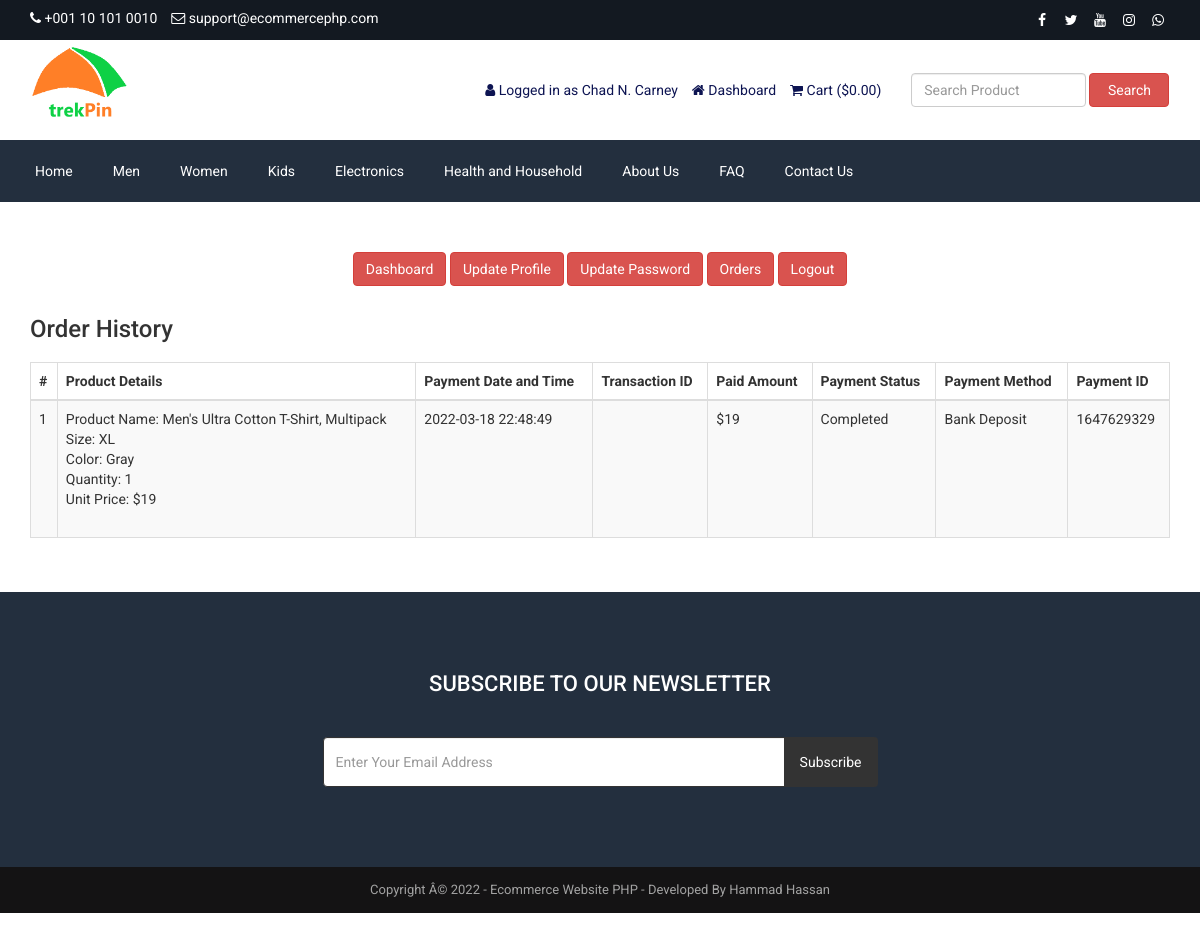
/customer-order.php (signed in), run on the app's committed database.
### tables this page shows
CREATE TABLE `tbl_settings` (
  `id` int(11) NOT NULL,
  `logo` varchar(255) NOT NULL,
  `favicon` varchar(255) NOT NULL,
  `footer_about` text NOT NULL,
  `footer_copyright` text NOT NULL,
  `contact_address` text NOT NULL,
  `contact_email` varchar(255) NOT NULL,
  `contact_phone` varchar(255) NOT NULL,
  `contact_fax` varchar(255) NOT NULL,
  `contact_map_iframe` text NOT NULL,
  `receive_email` varchar(255) NOT NULL,
  `receive_email_subject` varchar(255) NOT NULL,
  `receive_email_thank_you_message` text NOT NULL,
  `forget_password_message` text NOT NULL,
  `total_recent_post_footer` int(10) NOT NULL,
  `total_popular_post_footer` int(10) NOT NULL,
  `total_recent_post_sidebar` int(11) NOT NULL,
  `total_popular_post_sidebar` int(11) NOT NULL,
  `total_featured_product_home` int(11) NOT NULL,
  `total_latest_product_home` int(11) NOT NULL,
  `total_popular_product_home` int(11) NOT NULL,
  `meta_title_home` text NOT NULL,
  `meta_keyword_home` text NOT NULL,
  `meta_description_home` text NOT NULL,
  `banner_login` varchar(255) NOT NULL,
  `banner_registration` varchar(255) NOT NULL,
  `banner_forget_password` varchar(255) NOT NULL,
  `banner_reset_password` varchar(255) NOT NULL,
  `banner_search` varchar(255) NOT NULL,
  `banner_cart` varchar(255) NOT NULL,
  `banner_checkout` varchar(255) NOT NULL,
  `banner_product_category` varchar(255) NOT NULL,
  `banner_blog` varchar(255) NOT NULL,
  `cta_title` varchar(255) NOT NULL,
  `cta_content` text NOT NULL,
  `cta_read_more_text` varchar(255) NOT NULL,
  `cta_read_more_url` varchar(255) NOT NULL,
  `cta_photo` varchar(255) NOT NULL,
  `featured_product_title` varchar(255) NOT NULL,
  `featured_product_subtitle` varchar(255) NOT NULL,
  `latest_product_title` varchar(255) NOT NULL,
  `latest_product_subtitle` varchar(255) NOT NULL,
  `popular_product_title` varchar(255) NOT NULL,
  `popular_product_subtitle` varchar(255) NOT NULL,
  `testimonial_title` varchar(255) NOT NULL,
  `testimonial_subtitle` varchar(255) NOT NULL,
  `testimonial_photo` varchar(255) NOT NULL,
  `blog_title` varchar(255) NOT NULL,
  `blog_subtitle` varchar(255) NOT NULL,
  `newsletter_text` text NOT NULL,
  `paypal_email` varchar(255) NOT NULL,
  `stripe_public_key` varchar(255) NOT NULL,
  `stripe_secret_key` varchar(255) NOT NULL,
  `bank_detail` text NOT NULL,
  `before_head` text NOT NULL,
  `after_body` text NOT NULL,
  `before_body` text NOT NULL,
  `home_service_on_off` int(11) NOT NULL,
  `home_welcome_on_off` int(11) NOT NULL,
  `home_featured_product_on_off` int(11) NOT NULL,
  `home_latest_product_on_off` int(11) NOT NULL,
  `home_popular_product_on_off` int(11) NOT NULL,
  `home_testimonial_on_off` int(11) NOT NULL,
  `home_blog_on_off` int(11) NOT NULL,
  `newsletter_on_off` int(11) NOT NULL,
  `ads_above_welcome_on_off` int(1) NOT NULL,
  `ads_above_featured_product_on_off` int(1) NOT NULL,
  `ads_above_latest_product_on_off` int(1) NOT NULL,
  `ads_above_popular_product_on_off` int(1) NOT NULL,
  `ads_above_testimonial_on_off` int(1) NOT NULL,
  `ads_category_sidebar_on_off` int(1) NOT NULL
);

CREATE TABLE `tbl_social` (
  `social_id` int(11) NOT NULL,
  `social_name` varchar(30) NOT NULL,
  `social_url` varchar(255) NOT NULL,
  `social_icon` varchar(30) NOT NULL
);

CREATE TABLE `tbl_top_category` (
  `tcat_id` int(11) NOT NULL,
  `tcat_name` varchar(255) NOT NULL,
  `show_on_menu` int(1) NOT NULL
);

CREATE TABLE `tbl_page` (
  `id` int(11) NOT NULL,
  `about_title` varchar(255) NOT NULL,
  `about_content` text NOT NULL,
  `about_banner` varchar(255) NOT NULL,
  `about_meta_title` varchar(255) NOT NULL,
  `about_meta_keyword` text NOT NULL,
  `about_meta_description` text NOT NULL,
  `faq_title` varchar(255) NOT NULL,
  `faq_banner` varchar(255) NOT NULL,
  `faq_meta_title` varchar(255) NOT NULL,
  `faq_meta_keyword` text NOT NULL,
  `faq_meta_description` text NOT NULL,
  `blog_title` varchar(255) NOT NULL,
  `blog_banner` varchar(255) NOT NULL,
  `blog_meta_title` varchar(255) NOT NULL,
  `blog_meta_keyword` text NOT NULL,
  `blog_meta_description` text NOT NULL,
  `contact_title` varchar(255) NOT NULL,
  `contact_banner` varchar(255) NOT NULL,
  `contact_meta_title` varchar(255) NOT NULL,
  `contact_meta_keyword` text NOT NULL,
  `contact_meta_description` text NOT NULL,
  `pgallery_title` varchar(255) NOT NULL,
  `pgallery_banner` varchar(255) NOT NULL,
  `pgallery_meta_title` varchar(255) NOT NULL,
  `pgallery_meta_keyword` text NOT NULL,
  `pgallery_meta_description` text NOT NULL,
  `vgallery_title` varchar(255) NOT NULL,
  `vgallery_banner` varchar(255) NOT NULL,
  `vgallery_meta_title` varchar(255) NOT NULL,
  `vgallery_meta_keyword` text NOT NULL,
  `vgallery_meta_description` text NOT NULL
);

CREATE TABLE `tbl_payment` (
  `id` int(11) NOT NULL,
  `customer_id` int(11) NOT NULL,
  `customer_name` varchar(255) NOT NULL,
  `customer_email` varchar(255) NOT NULL,
  `payment_date` varchar(50) NOT NULL,
  `txnid` varchar(255) NOT NULL,
  `paid_amount` int(11) NOT NULL,
  `card_number` varchar(50) NOT NULL,
  `card_cvv` varchar(10) NOT NULL,
  `card_month` varchar(10) NOT NULL,
  `card_year` varchar(10) NOT NULL,
  `bank_transaction_info` text NOT NULL,
  `payment_method` varchar(20) NOT NULL,
  `payment_status` varchar(25) NOT NULL,
  `shipping_status` varchar(20) NOT NULL,
  `payment_id` varchar(255) NOT NULL
);

CREATE TABLE `tbl_order` (
  `id` int(11) NOT NULL,
  `product_id` int(11) NOT NULL,
  `product_name` varchar(255) NOT NULL,
  `size` varchar(100) NOT NULL,
  `color` varchar(100) NOT NULL,
  `quantity` varchar(50) NOT NULL,
  `unit_price` varchar(50) NOT NULL,
  `payment_id` varchar(255) NOT NULL
);

### customer-order.php (the view, shortened to what this page needs)
<?php require_once('header.php'); ?>
<div class="page">
    <div class="container">
        <div class="row">
            <div class="col-md-12">
                <?php require_once('customer-sidebar.php'); ?>
            </div>
            <div class="col-md-12">
                <div class="user-content">
                    <h3><?php echo LANG_VALUE_25; ?></h3>
                    <div class="table-responsive">
                        <table class="table table-bordered table-striped table-hover">
                            <thead>
                                <tr>
                                    <th><?php echo '#' ?></th>
                                    <th><?php echo LANG_VALUE_48; ?></th>
                                    <th><?php echo LANG_VALUE_27; ?></th>
                                    <th><?php echo LANG_VALUE_28; ?></th>
                                    <th><?php echo LANG_VALUE_29; ?></th>
                                    <th><?php echo LANG_VALUE_30; ?></th>
                                    <th><?php echo LANG_VALUE_31; ?></th>
                                    <th><?php echo LANG_VALUE_32; ?></th>
                                </tr>
                            </thead>
                            <tbody>
            <?php
            $limit = 10;
            $page = @$_GET['page'];
            if($page)
                $start = ($page - 1) * $limit;
            else
                $start = 0;
            $statement = $pdo->prepare("SELECT * FROM tbl_payment WHERE customer_email=? ORDER BY id DESC LIMIT $start, $limit");
            $statement->execute(array($_SESSION['customer']['cust_email']));
            $result = $statement->fetchAll(PDO::FETCH_ASSOC);
            if ($page == 0) $page = 1;
            ?>
                                <?php
                                $tip = $page*10-10;
                                foreach ($result as $row) {
                                    $tip++;
                                    ?>
                                    <tr>
                                        <td><?php echo $tip; ?></td>
                                        <td>
                                            <?php
                                            $statement1 = $pdo->prepare("SELECT * FROM tbl_order WHERE payment_id=?");
                                            $statement1->execute(array($row['payment_id']));
                                            $result1 = $statement1->fetchAll(PDO::FETCH_ASSOC);
                                            foreach ($result1 as $row1) {
                                                echo 'Product Name: '.$row1['product_name'];
                                                echo '<br>Size: '.$row1['size'];
                                                echo '<br>Color: '.$row1['color'];
                                                echo '<br>Quantity: '.$row1['quantity'];
                                                echo '<br>Unit Price: $'.$row1['unit_price'];
                                                echo '<br><br>';
                                            }
                                            ?>
                                        </td>
                                        <td><?php echo $row['payment_date']; ?></td>
                                        <td><?php echo $row['txnid']; ?></td>
                                        <td><?php echo '$'.$row['paid_amount']; ?></td>
                                        <td><?php echo $row['payment_status']; ?></td>
                                        <td><?php echo $row['payment_method']; ?></td>
                                        <td><?php echo $row['payment_id']; ?></td>
                                    </tr>
                                    <?php
                                }
                                ?>
                            </tbody>
                        </table>
                        <div class="pagination" style="overflow: hidden;">
                    </div>
                </div>
            </div>
        </div>
    </div>
</div>
<?php require_once('footer.php'); ?>

### header.php (shortened to what this page needs)
<?php
include("admin/inc/config.php");
$statement = $pdo->prepare("SELECT * FROM tbl_settings WHERE id=1");
$statement->execute();
$result = $statement->fetchAll(PDO::FETCH_ASSOC);
foreach ($result as $row)
{
	$logo = $row['logo'];
	$contact_email = $row['contact_email'];
	$contact_phone = $row['contact_phone'];
}
?>
<!DOCTYPE html>
<html lang="en">
<head>
	<link rel="stylesheet" href="assets/css/bootstrap.min.css">
	<link rel="stylesheet" href="assets/css/font-awesome.min.css">
	<link rel="stylesheet" href="assets/css/owl.carousel.min.css">
	<link rel="stylesheet" href="assets/css/owl.theme.default.min.css">
	<link rel="stylesheet" href="assets/css/jquery.bxslider.min.css">
    <link rel="stylesheet" href="assets/css/magnific-popup.css">
    <link rel="stylesheet" href="assets/css/rating.css">
	<link rel="stylesheet" href="assets/css/spacing.css">
	<link rel="stylesheet" href="assets/css/bootstrap-touch-slider.css">
	<link rel="stylesheet" href="assets/css/animate.min.css">
	<link rel="stylesheet" href="assets/css/tree-menu.css">
	<link rel="stylesheet" href="assets/css/select2.min.css">
	<link rel="stylesheet" href="assets/css/main.css">
	<link rel="stylesheet" href="assets/css/responsive.css">
	<?php
	$statement = $pdo->prepare("SELECT * FROM tbl_page WHERE id=1");
	$statement->execute();
	$result = $statement->fetchAll(PDO::FETCH_ASSOC);
		?>
</head>
<body>
<div class="top">
	<div class="container">
		<div class="row">
			<div class="col-md-6 col-sm-6 col-xs-12">
				<div class="left">
					<ul>
						<li><i class="fa fa-phone"></i> <?php echo $contact_phone; ?></li>
						<li><i class="fa fa-envelope-o"></i> <?php echo $contact_email; ?></li>
					</ul>
				</div>
			</div>
			<div class="col-md-6 col-sm-6 col-xs-12">
				<div class="right">
					<ul>
						<?php
						$statement = $pdo->prepare("SELECT * FROM tbl_social");
						$statement->execute();
						$result = $statement->fetchAll(PDO::FETCH_ASSOC);
						foreach ($result as $row) {
							?>
							<?php if($row['social_url'] != ''): ?>
							<li><a href="<?php echo $row['social_url']; ?>"><i class="<?php echo $row['social_icon']; ?>"></i></a></li>
							<?php endif; ?>
							<?php
						}
						?>
					</ul>
				</div>
			</div>
		</div>
	</div>
</div>
<div class="header">
	<div class="container">
		<div class="row inner">
			<div class="col-md-4 logo">
				<a href="index.php"><img src="assets/uploads/<?php echo $logo; ?>" alt="logo image"></a>
			</div>
			<div class="col-md-5 right">
				<ul>
					<?php
					if(isset($_SESSION['customer'])) {
						?>
						<li><i class="fa fa-user"></i> <?php echo LANG_VALUE_13; ?> <?php echo $_SESSION['customer']['cust_name']; ?></li>
						<li><a href="dashboard.php"><i class="fa fa-home"></i> <?php echo LANG_VALUE_89; ?></a></li>
						<?php
					} else {
						?>
						<li><a href="login.php"><i class="fa fa-sign-in"></i> <?php echo LANG_VALUE_9; ?></a></li>
						<li><a href="registration.php"><i class="fa fa-user-plus"></i> <?php echo LANG_VALUE_15; ?></a></li>
						<?php
					}
					?>
					<li><a href="cart.php"><i class="fa fa-shopping-cart"></i> <?php echo LANG_VALUE_18; ?> (<?php echo LANG_VALUE_1; ?><?php
					if(isset($_SESSION['cart_p_id'])) {
						$table_total_price = 0;
						$i=0;
	                    foreach($_SESSION['cart_p_qty'] as $key => $value)
	                    {
	                        $i++;
	                        $arr_cart_p_qty[$i] = $value;
	                    }                    $i=0;
	                    foreach($_SESSION['cart_p_current_price'] as $key => $value)
	                    {
	                        $i++;
	                        $arr_cart_p_current_price[$i] = $value;
	                    }
	                    for($i=1;$i<=count($arr_cart_p_qty);$i++) {
	                    	$row_total_price = $arr_cart_p_current_price[$i]*$arr_cart_p_qty[$i];
	                        $table_total_price = $table_total_price + $row_total_price;
	                    }
						echo $table_total_price;
					} else {
						echo '0.00';
					}
					?>)</a></li>
				</ul>
			</div>
			<div class="col-md-3 search-area">
				<form class="navbar-form navbar-left" role="search" action="search-result.php" method="get">
					<div class="form-group">
						<input type="text" class="form-control search-top" placeholder="<?php echo LANG_VALUE_2; ?>" name="search_text">
					</div>
					<button type="submit" class="btn btn-danger"><?php echo LANG_VALUE_3; ?></button>
				</form>
			</div>
		</div>
	</div>
</div>
<div class="nav">
	<div class="container">
		<div class="row">
			<div class="col-md-12 pl_0 pr_0">
				<div class="menu-container">
					<div class="menu">
						<ul>
							<li><a href="index.php">Home</a></li>
							<?php
							$statement = $pdo->prepare("SELECT * FROM tbl_top_category WHERE show_on_menu=1");
							$statement->execute();
							$result = $statement->fetchAll(PDO::FETCH_ASSOC);
							foreach ($result as $row) {
								?>
								<li><a href="product-category.php?id=<?php echo $row['tcat_id']; ?>&type=top-category"><?php echo $row['tcat_name']; ?></a>
								</li>
								<?php
							}
							?>
							<?php
							$statement = $pdo->prepare("SELECT * FROM tbl_page WHERE id=1");
							$statement->execute();
							$result = $statement->fetchAll(PDO::FETCH_ASSOC);
							foreach ($result as $row) {
								$about_title = $row['about_title'];
								$faq_title = $row['faq_title'];
								$contact_title = $row['contact_title'];
							}
							?>
							<li><a href="about.php"><?php echo $about_title; ?></a></li>
							<li><a href="faq.php"><?php echo $faq_title; ?></a></li>
							<li><a href="contact.php"><?php echo $contact_title; ?></a></li>
						</ul>
					</div>
				</div>
			</div>
		</div>
	</div>
</div>

### footer.php (shortened to what this page needs)
<?php
$statement = $pdo->prepare("SELECT * FROM tbl_settings WHERE id=1");
$statement->execute();
$result = $statement->fetchAll(PDO::FETCH_ASSOC);
foreach ($result as $row)
{
	$footer_copyright = $row['footer_copyright'];
    $newsletter_on_off = $row['newsletter_on_off'];
}
?>
<?php if($newsletter_on_off == 1): ?>
<section class="home-newsletter">
	<div class="container">
		<div class="row">
			<div class="col-md-6 col-md-offset-3">
				<div class="single">
				<form action="" method="post">
					<h2><?php echo LANG_VALUE_93; ?></h2>
					<div class="input-group">
			        	<input type="email" class="form-control" placeholder="<?php echo LANG_VALUE_95; ?>" name="email_subscribe">
			         	<span class="input-group-btn">
			         	<button class="btn btn-theme" type="submit" name="form_subscribe"><?php echo LANG_VALUE_92; ?></button>
			         	</span>
			        </div>
				</div>
			</div>
		</div>
	</div>
</section>
<?php endif; ?>
<div class="footer-bottom">
	<div class="container">
		<div class="row">
			<div class="col-md-12 copyright">
				<?php echo $footer_copyright; ?>
			</div>
		</div>
	</div>
</div>
</body>
</html>

### data on the page
tbl_settings: contact_phone "+001 10 101 0010", contact_email "support@ecommercephp.com", logo (picture), footer_copyright "Copyright Â© 2022 - Ecommerce Website PHP - Developed By Hammad Hassan"
tbl_top_category: tcat_name "Men"
tbl_top_category: tcat_name "Women"
tbl_top_category: tcat_name "Kids"
tbl_top_category: tcat_name "Electronics"
tbl_top_category: tcat_name "Health and Household"
tbl_page: about_title "About Us", faq_title "FAQ", contact_title "Contact Us"
tbl_payment: payment_date "2022-03-18 22:48:49", paid_amount "19", payment_status "Completed", payment_method "Bank Deposit", payment "1647629329"
tbl_order: product_name "Men's Ultra Cotton T-Shirt, Multipack", size "XL", color "Gray", quantity "1", unit_price "19"

### other printed values
LANG_VALUE_13 "Logged in as"
$_SESSION['customer']['cust_name'] "Chad N. Carney"
LANG_VALUE_89 "Dashboard"
LANG_VALUE_18 "Cart"
LANG_VALUE_1 "$"
LANG_VALUE_3 "Search"
LANG_VALUE_117 "Update Profile"
LANG_VALUE_99 "Update Password"
LANG_VALUE_24 "Orders"
LANG_VALUE_14 "Logout"
LANG_VALUE_25 "Order History"
LANG_VALUE_48 "Product Details"
LANG_VALUE_27 "Payment Date and Time"
LANG_VALUE_28 "Transaction ID"
LANG_VALUE_29 "Paid Amount"
